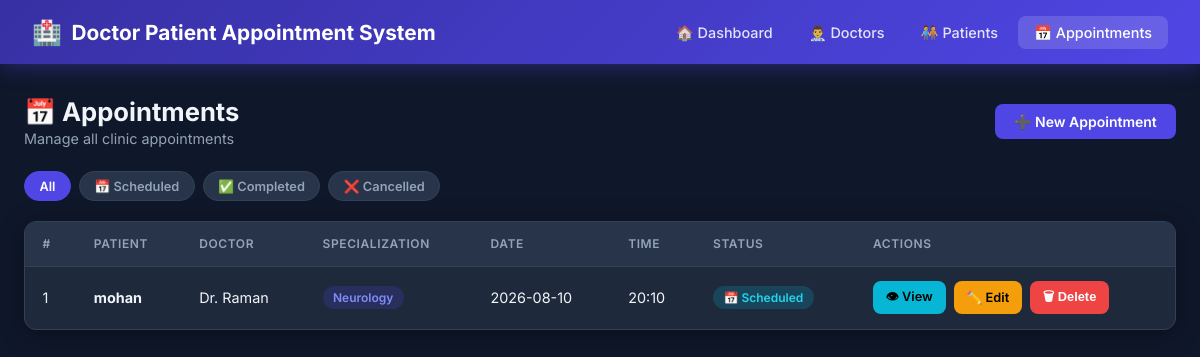
The app's page /appointments with its own data.
### tables this page shows
CREATE TABLE appointments (
            id INTEGER PRIMARY KEY AUTOINCREMENT,
            patient_id INTEGER NOT NULL,
            doctor_id INTEGER NOT NULL,
            appointment_date TEXT NOT NULL,
            appointment_time TEXT NOT NULL,
            reason TEXT,
            status TEXT DEFAULT 'Scheduled',
            FOREIGN KEY (patient_id) REFERENCES patients(id) ON DELETE CASCADE,
            FOREIGN KEY (doctor_id) REFERENCES doctors(id) ON DELETE CASCADE
        );

CREATE TABLE patients (
            id INTEGER PRIMARY KEY AUTOINCREMENT,
            name TEXT NOT NULL,
            age INTEGER,
            gender TEXT,
            phone TEXT,
            email TEXT,
            address TEXT
        );

CREATE TABLE doctors (
            id INTEGER PRIMARY KEY AUTOINCREMENT,
            name TEXT NOT NULL,
            specialization TEXT NOT NULL,
            phone TEXT,
            email TEXT,
            available_days TEXT
        );

### Appointment-main/app.py (the view)
@app.route('/appointments')
def appointments_list():
    status = request.args.get('status', '')
    if status:
        appointments = query(APPT_SELECT + ' WHERE a.status=? ORDER BY a.appointment_date DESC', (status,))
    else:
        appointments = query(APPT_SELECT + ' ORDER BY a.appointment_date DESC')
    return render_template('appointments/list.html', appointments=appointments, status_filter=status)

### Appointment-main/app.py (called while the page is built)
def query(sql, args=(), one=False, commit=False):
    db = get_db()
    cur = db.execute(sql, args)
    if commit:
        db.commit()
        db.close()
        return None
    result = cur.fetchone() if one else cur.fetchall()
    db.close()
    return result

### Appointment-main/database.py (called while the page is built)
def get_db():
    conn = sqlite3.connect(DATABASE)
    conn.row_factory = sqlite3.Row
    conn.execute("PRAGMA foreign_keys = ON")
    return conn

### Appointment-main/templates/appointments/list.html (shortened to what this page needs)
{% extends 'base.html' %}
{% block content %}
<div class="page-header">
  <div>
    <h1>📅 Appointments</h1>
    <p>Manage all clinic appointments</p>
  </div>
  <a href="{{ url_for('appointments_add') }}" class="btn btn-primary">➕ New Appointment</a>
</div>
<div class="filter-tabs">
  <a href="{{ url_for('appointments_list') }}"
     class="filter-tab {{ 'active' if not status_filter else '' }}">All</a>
  <a href="{{ url_for('appointments_list', status='Scheduled') }}"
     class="filter-tab {{ 'active' if status_filter == 'Scheduled' else '' }}">📅 Scheduled</a>
  <a href="{{ url_for('appointments_list', status='Completed') }}"
     class="filter-tab {{ 'active' if status_filter == 'Completed' else '' }}">✅ Completed</a>
  <a href="{{ url_for('appointments_list', status='Cancelled') }}"
     class="filter-tab {{ 'active' if status_filter == 'Cancelled' else '' }}">❌ Cancelled</a>
</div>
<div class="card">
  <div class="card-body" style="padding:0">
    {% if appointments %}
    <div class="table-wrapper">
      <table>
        <thead>
          <tr>
            <th>#</th>
            <th>Patient</th>
            <th>Doctor</th>
            <th>Specialization</th>
            <th>Date</th>
            <th>Time</th>
            <th>Status</th>
            <th>Actions</th>
          </tr>
        </thead>
        <tbody>
          {% for a in appointments %}
          <tr>
            <td>{{ a.id }}</td>
            <td><strong>{{ a.patient_name }}</strong></td>
            <td>Dr. {{ a.doctor_name }}</td>
            <td><span class="badge badge-primary">{{ a.specialization }}</span></td>
            <td>{{ a.appointment_date }}</td>
            <td>{{ a.appointment_time }}</td>
            <td>
              {% if a.status == 'Scheduled' %}
                <span class="badge badge-info">📅 Scheduled</span>
              {% elif a.status == 'Completed' %}
                <span class="badge badge-success">✅ Completed</span>
              {% else %}
                <span class="badge badge-danger">❌ Cancelled</span>
              {% endif %}
            </td>
            <td>
              <div class="action-group">
                <a href="{{ url_for('appointments_detail', id=a.id) }}" class="btn btn-info btn-sm">👁 View</a>
                <a href="{{ url_for('appointments_edit', id=a.id) }}" class="btn btn-warning btn-sm">✏️ Edit</a>
                <form method="POST" action="{{ url_for('appointments_delete', id=a.id) }}"
                      onsubmit="return confirm('Delete appointment #{{ a.id }}?')" style="display:inline">
                  <button class="btn btn-danger btn-sm" type="submit">🗑 Delete</button>
                </form>
              </div>
            </td>
          </tr>
          {% endfor %}
        </tbody>
      </table>
    </div>
    {% endif %}
  </div>
</div>
{% endblock %}

### Appointment-main/static/css/style.css (style rules this page uses)
:root { --primary: #4f46e5; --primary-dark: #3730a3; --primary-light:#818cf8; --success: #10b981; --danger: #ef4444; --warning: #f59e0b; --info: #06b6d4; --bg: #0f172a; --surface: #1e293b; --surface2: #273449; --border: #334155; --text: #f1f5f9; --text-muted: #94a3b8; --radius: 12px; --shadow: 0 4px 24px rgba(0,0,0,0.35); }
* { margin: 0; padding: 0; box-sizing: border-box; }
body { font-family: 'Inter', sans-serif; background: var(--bg); color: var(--text); min-height: 100vh; }
.card { background: var(--surface); border: 1px solid var(--border); border-radius: var(--radius); box-shadow: var(--shadow); overflow: hidden; }
.card-body { padding: 1.5rem; }
.table-wrapper { overflow-x: auto; }
table { width: 100%; border-collapse: collapse; font-size: .9rem; }
thead th { background: var(--surface2); padding: .9rem 1.1rem; text-align: left; color: var(--text-muted); font-weight: 600; text-transform: uppercase; font-size: .75rem; letter-spacing: .05em; border-bottom: 1px solid var(--border); }
tbody td { padding: .9rem 1.1rem; border-bottom: 1px solid var(--border); }
tbody tr:last-child td { border-bottom: none; }
.badge { display: inline-block; padding: .25rem .65rem; border-radius: 20px; font-size: .75rem; font-weight: 600; }
.badge-info { background: rgba(6,182,212,.2); color: #22d3ee; }
.badge-primary { background: rgba(79,70,229,.2); color: #818cf8; }
.btn { display: inline-flex; align-items: center; gap: .4rem; padding: .55rem 1.2rem; border-radius: 8px; font-size: .875rem; font-weight: 600; cursor: pointer; border: none; text-decoration: none; transition: all .2s; }
.btn-primary { background: var(--primary); color: #fff; }
.btn-danger { background: var(--danger); color: #fff; }
.btn-warning { background: var(--warning); color: #000; }
.btn-info { background: var(--info); color: #000; }
.btn-sm { padding: .35rem .8rem; font-size: .8rem; }
.page-header { display: flex; align-items: center; justify-content: space-between; margin-bottom: 1.5rem; }
.page-header h1 { font-size: 1.6rem; font-weight: 700; }
.page-header p { color: var(--text-muted); margin-top: .2rem; font-size: .9rem; }
.action-group { display: flex; gap: .5rem; flex-wrap: wrap; }
.filter-tabs { display: flex; gap: .5rem; margin-bottom: 1.25rem; flex-wrap: wrap; }
.filter-tab { padding: .4rem .9rem; border-radius: 20px; font-size: .8rem; font-weight: 600; cursor: pointer; text-decoration: none; transition: all .2s; background: var(--surface2); color: var(--text-muted); border: 1px solid var(--border); }
.filter-tab:hover, .filter-tab.active { background: var(--primary); color: #fff; border-color: var(--primary); }

### records on screen
appointments: id "1", patient_name "mohan", doctor_name "Raman", specialization "Neurology", appointment_date "2026-08-10", appointment_time "20:10", status "📅 Scheduled"
